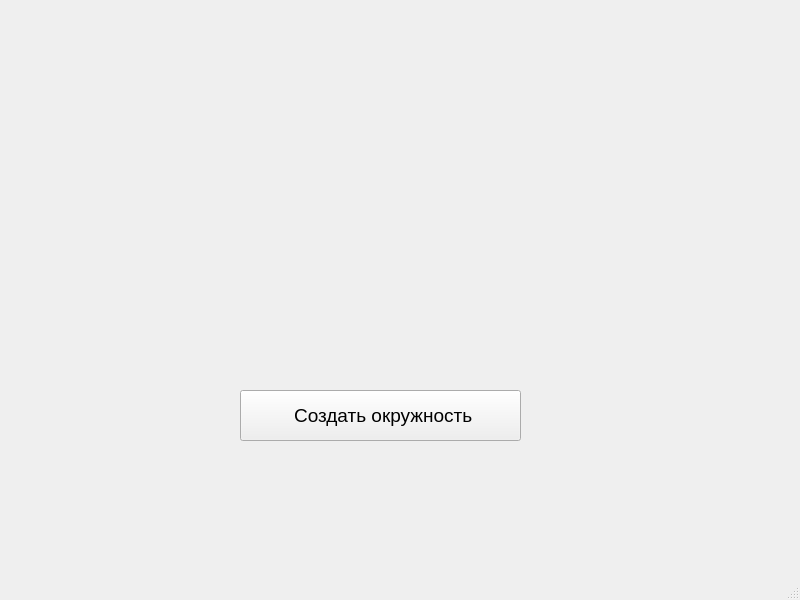
<?xml version="1.0" encoding="UTF-8"?>
<ui version="4.0">
 <class>MainWindow</class>
 <widget class="QMainWindow" name="MainWindow">
  <property name="geometry">
   <rect>
    <x>0</x>
    <y>0</y>
    <width>800</width>
    <height>600</height>
   </rect>
  </property>
  <property name="windowTitle">
   <string>MainWindow</string>
  </property>
  <widget class="QWidget" name="centralwidget">
   <widget class="QPushButton" name="pushButton">
    <property name="geometry">
     <rect>
      <x>240</x>
      <y>390</y>
      <width>281</width>
      <height>51</height>
     </rect>
    </property>
    <property name="font">
     <font>
      <pointsize>14</pointsize>
     </font>
    </property>
    <property name="text">
     <string> Создать окружность</string>
    </property>
   </widget>
  </widget>
  <widget class="QMenuBar" name="menubar">
   <property name="geometry">
    <rect>
     <x>0</x>
     <y>0</y>
     <width>800</width>
     <height>26</height>
    </rect>
   </property>
  </widget>
  <widget class="QStatusBar" name="statusbar"/>
 </widget>
 <resources/>
 <connections/>
</ui>
